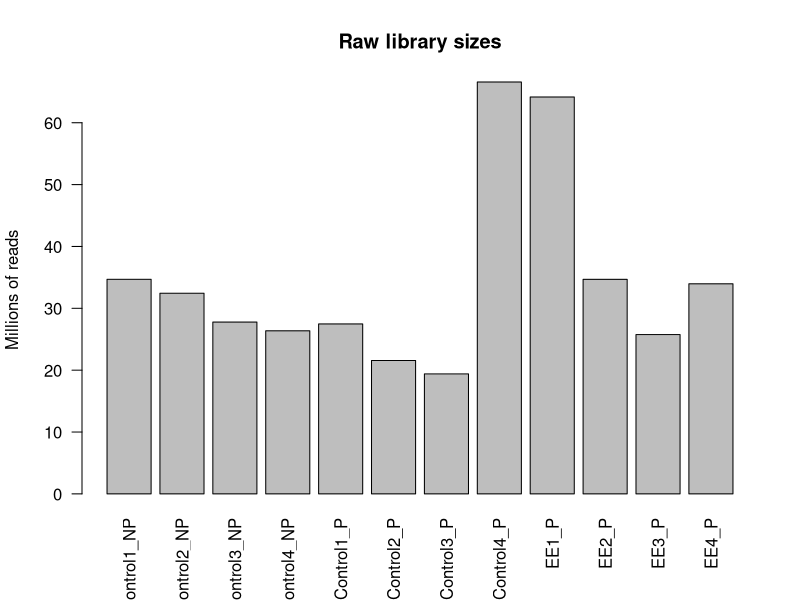
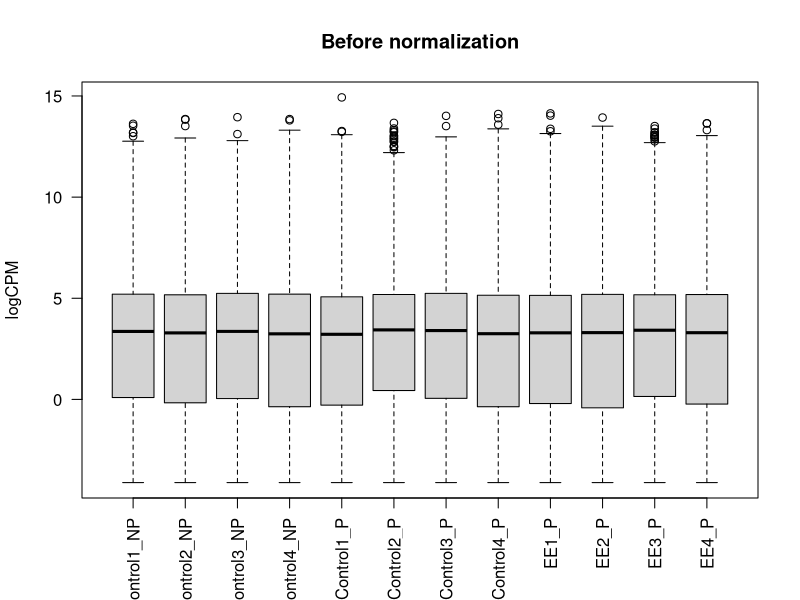
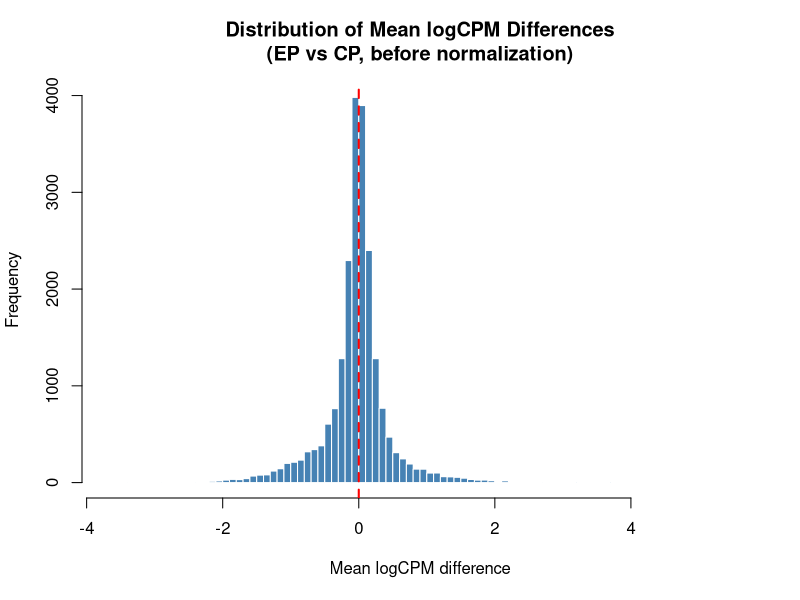
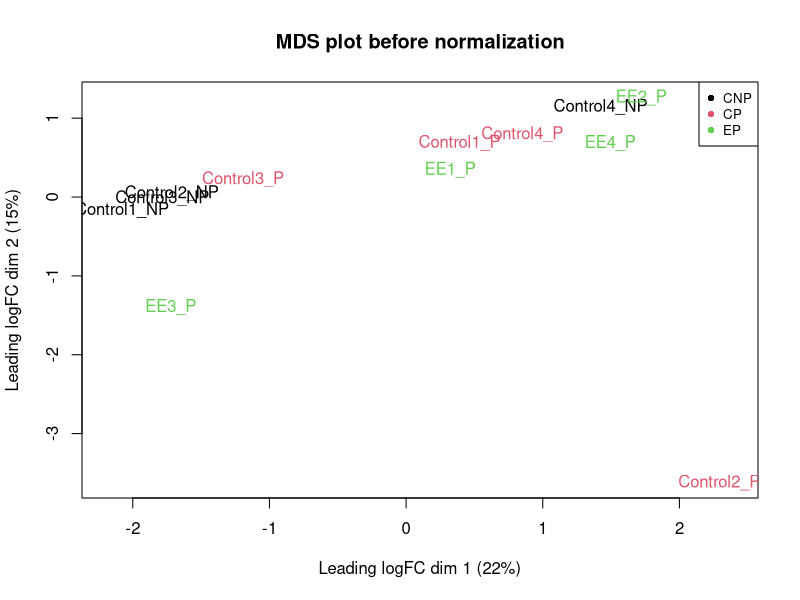
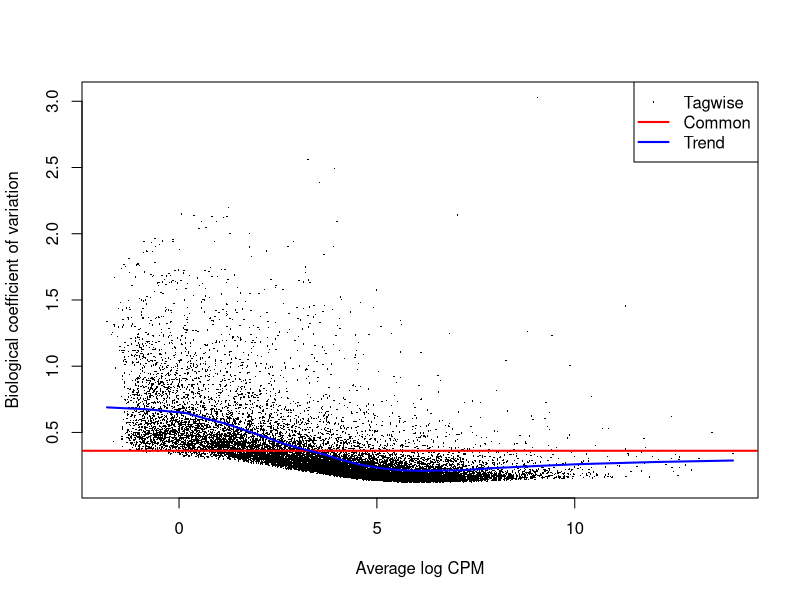
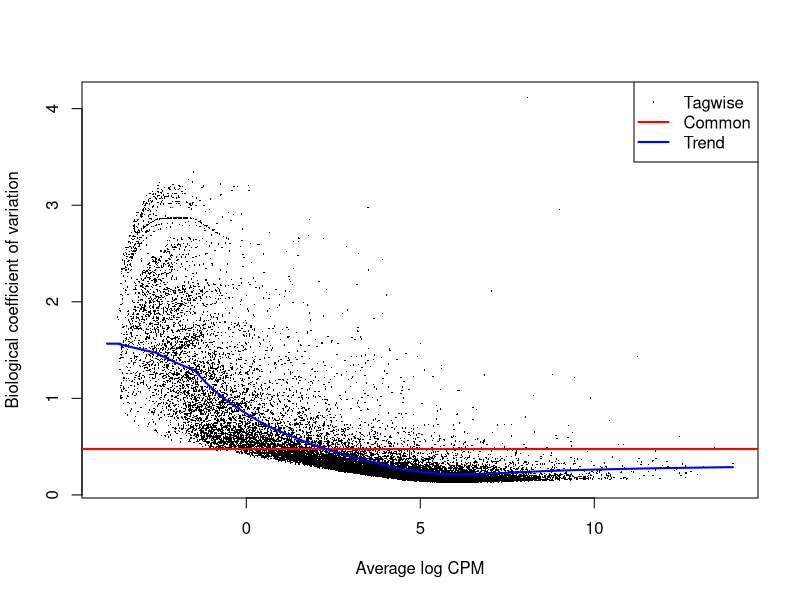
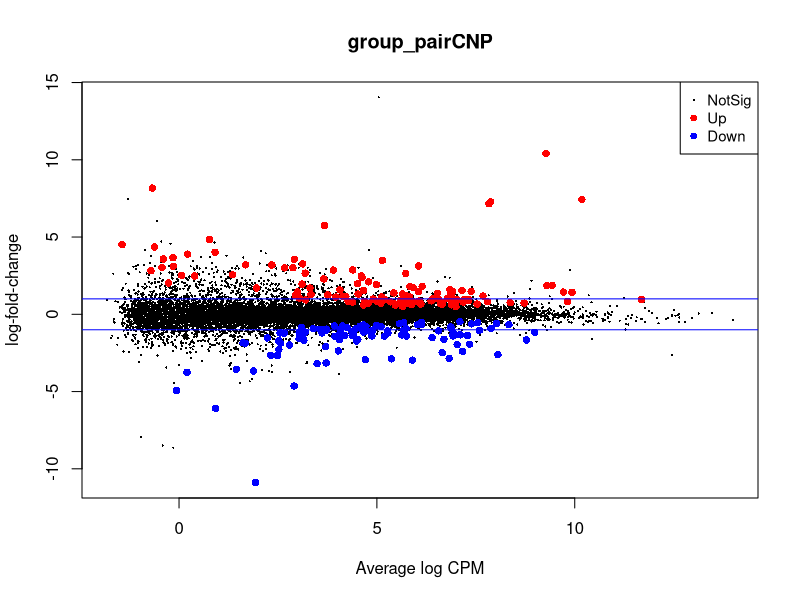

R code for these plots, in order:
# BRC RNA-seq Workshop (edgeR session) -------------------------------
# This script demonstrates:
# 1. loading a count matrix from StringTie / prepDE
# 2. defining metadata for a 3-group experiment
# 3. exploratory QC on all samples before normalization
# 4. subsetting to a pairwise comparison
# 5. filtering low-count genes
# 6. TMM normalization
# 7. quasi-likelihood differential expression testing in edgeR

# Notes:
# - rows = genes
# - columns = samples
# - first column contains gene IDs
# - sample names in the count matrix match sample names in the metadata
# - the experiment has 3 groups total, but the DE test below only compares CP vs EP

# SETUP --------------------------------------------------------------
#if (!requireNamespace("BiocManager", quietly = TRUE)) install.packages("BiocManager")
#BiocManager::install("edgeR")

library(edgeR)

# LOAD GENE COUNT MATRIX ---------------------------------------------
pipefish_data <- read.csv(
  file = "gene_count_matrix.csv",
  stringsAsFactors = FALSE,
  row.names = 1,
  header = TRUE
)

# CHECK DATA ---------------------------------------------------------
head(pipefish_data, 5)
colnames(pipefish_data)
dim(pipefish_data) 
cat("Genes with some level of expression:", nrow(pipefish_data), "\n")

# We have 4 male brood pouch samples for each condition:
# Control-Not Pregnant: Control1_NP, Control2_NP, Control3_NP, Control4_NP
# Control-Pregnant:     Control1_P,  Control2_P,  Control3_P,  Control4_P
# Estrogen-Exposed P:   EE1_P,       EE2_P,       EE3_P,       EE4_P

# METADATA -----------------------------------------------------------
sample_info <- c(
  Control1_NP = "CNP",
  Control2_NP = "CNP",
  Control3_NP = "CNP",
  Control4_NP = "CNP",
  
  Control1_P  = "CP",
  Control2_P  = "CP",
  Control3_P  = "CP",
  Control4_P  = "CP",
  
  EE1_P       = "EP",
  EE2_P       = "EP",
  EE3_P       = "EP",
  EE4_P       = "EP"
)

sample_info

# Assign group labels in the same order as the count matrix columns
group <- factor(sample_info[colnames(pipefish_data)])

# Double check sample counts per group
table(group)

# CREATE DGEList FOR ALL SAMPLES ------------------------------------
y_all <- DGEList(counts = pipefish_data, group = group)
y_all
y_all$samples

# BEFORE NORMALIZATION: QC ON ALL 3 GROUPS --------------------------

# 1. Raw library sizes
barplot(y_all$samples$lib.size / 1e6,
        names = colnames(y_all),
        las = 2,
        ylab = "Millions of reads",
        main = "Raw library sizes")

# 2. Raw logCPM distributions
boxplot(cpm(y_all, log = TRUE, prior.count = 2),
        las = 2,
        ylab = "logCPM",
        main = "Before normalization")

# 3. Exploratory fold-change distribution for EP vs CP
# This is only a visualization of average logCPM differences,
# not the formal edgeR DE test
logcpm_all <- cpm(y_all, log = TRUE, prior.count = 2, normalized.lib.sizes = FALSE)

cp_samples_all <- group == "CP"
ep_samples_all <- group == "EP"

cp_mean_all <- rowMeans(logcpm_all[, cp_samples_all, drop = FALSE])
ep_mean_all <- rowMeans(logcpm_all[, ep_samples_all, drop = FALSE])

mean_logFC_all <- ep_mean_all - cp_mean_all

hist(mean_logFC_all,
     breaks = 100,
     col = "steelblue",
     border = "white",
     main = "Distribution of Mean logCPM Differences\n(EP vs CP, before normalization)",
     xlab = "Mean logCPM difference",
     ylab = "Frequency")

abline(v = 0, col = "red", lwd = 2, lty = 2)

# 4. MDS plot on all 3 groups
plotMDS(y_all,
        labels = colnames(y_all),
        col = as.numeric(group),
        main = "MDS plot before normalization")

legend("topright",
       legend = levels(group),
       col = 1:length(levels(group)),
       pch = 16,
       cex = 0.8)

# PAIRWISE DE ANALYSIS: CP vs CNP ONLY -------------------------------
# From this point onward, we leave out one of the groups (the CNP samples).
# This means filtering, normalization, dispersion estimation,
# and DE testing are all done using only CP and CNP.

keep_samples <- group %in% c("CP", "CNP")
y_pair <- y_all[, keep_samples]
group_pair <- droplevels(group[keep_samples])

# Update the DGEList group info
y_pair$samples$group <- group_pair

# Check that only CP and CNP remain
table(group_pair)
colnames(y_pair)

# FILTER LOW-COUNT GENES --------------------------------------------
# Remove genes with too little information for reliable DE testing
keep_genes <- filterByExpr(y_pair, group = group_pair)
y_pair <- y_pair[keep_genes, , keep.lib.sizes = FALSE]

cat("Genes retained after filtering (CP vs CNP only):", nrow(y_pair), "\n")

# TMM NORMALIZATION --------------------------------------------------
# Adjust for compositional bias between libraries
y_pair <- normLibSizes(y_pair)

# View normalization factors
y_pair$samples

# Interpretation:
# - norm.factors < 1: a small number of high-count genes dominate that library
# - norm.factors > 1: the library is scaled in the opposite direction

# DESIGN MATRIX ------------------------------------------------------
# Set CP as the reference level so logFC is CNP relative to CP
group_pair <- relevel(group_pair, ref = "CP")

design <- model.matrix(~ group_pair)
colnames(design)
design

# ESTIMATE DISPERSION ------------------------------------------------
y_pair <- estimateDisp(y_pair, design)

plotBCV(y_pair)

# BCV plot interpretation:
# - black points = tagwise dispersion (gene-specific estimates after shrinkage)
# - blue line = trended dispersion
# - red line = common dispersion

# Optional: compare BCV before filtering for the same CP vs CNP subset
y_pair_unfiltered <- y_all[, keep_samples]
y_pair_unfiltered$samples$group <- group_pair
y_pair_unfiltered <- estimateDisp(y_pair_unfiltered, design)

plotBCV(y_pair_unfiltered)

# FIT QUASI-LIKELIHOOD MODEL ----------------------------------------
fit <- glmQLFit(y_pair, design)

# TEST CNP vs CP ------------------------------------------------------
# coef = 2 corresponds to group_pairCNP
qlf <- glmQLFTest(fit, coef = 2)

# TOP RESULTS --------------------------------------------------------
topTags(qlf)

# Save all genes
result <- topTags(qlf, n = Inf)
result_table <- result$table

# Number of DE genes at FDR < 0.05
sum(result_table$FDR < 0.05)

# Summary of the significant genes at FDR < 0.05
summary(decideTests(qlf))
# - Up = higher expression in CNP
# - Down = higher expression in CP

# Save results
 write.csv(result_table, file = "pipefish_CP_vs_CNP_edgeR_results.csv")
# - positive logFC = higher expression in CNP
# - negative logFC = higher expression in CP

# FIGURE -------------------------------------------------------------
# Plot all the logFCs against average count size, highlighting the DE genes
# Blue lines indicate 2-fold up or down
plotMD(qlf)
abline(h=c(-1,1), col="blue")

# SAVE ONLY SIG DEGS -------------------------------------------------
# Save only significant genes
sig_result_table <- result_table[result_table$FDR < 0.05, ]

write.csv(
  sig_result_table,
  file = "pipefish_CP_vs_CNP_edgeR_results_significant_FDR.csv"
)
